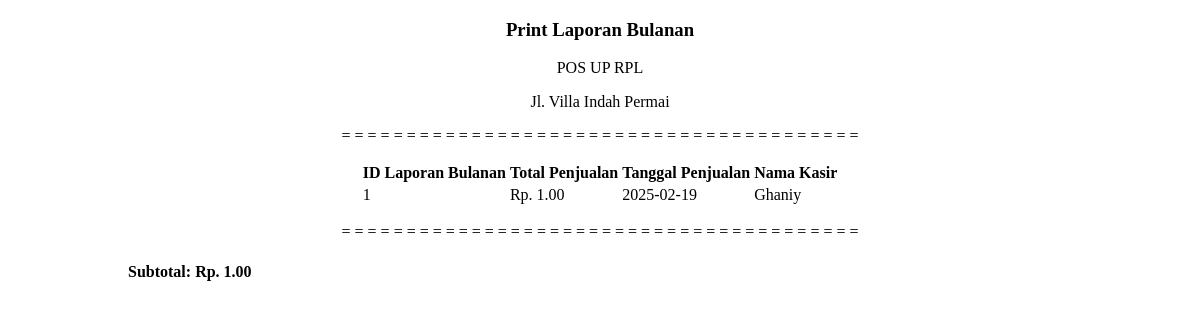
The page /struklaporanbulanan.php on the database its author committed.
### tables this page shows
CREATE TABLE `laporan_bulanan` (
  `id_laporan_bulanan` int(50) NOT NULL,
  `total_penjualan` decimal(10,2) NOT NULL,
  `bulan_penjualan` date NOT NULL,
  `nama_kasir` varchar(255) NOT NULL,
  `id_user` int(50) NOT NULL
);

### struklaporanbulanan.php (the view, shortened to what this page needs)
<?php
include 'koneksi.php';
$laporan = "SELECT * FROM laporan_bulanan";
$perintahlaporan = mysqli_query($koneksi, $laporan);
?>
<!DOCTYPE html>
<html lang="en">
<head>
</head>
<body onload="window.print()">
    <h3>Print Laporan Bulanan</h3>
    <p>POS UP RPL</p>
    <p>Jl. Villa Indah Permai</p>
    <p>= = = = = = = = = = = = = = = = = = = = = = = = = = = = = = = = = = = = = = = =</p>
    <div class="laporanharian">
        <table>
            <thead>
                <tr>
                    <th>ID Laporan Bulanan</th>
                    <th>Total Penjualan</th>
                    <th>Tanggal Penjualan</th>
                    <th>Nama Kasir</th>
                </tr>
            </thead>
            <tbody>
                <tr>
                    <?php while ($tampilkanlaporan = mysqli_fetch_assoc($perintahlaporan)) { ?>
                        <td><?= $tampilkanlaporan['id_laporan_bulanan']; ?></td>
                        <td>Rp. <?= $tampilkanlaporan['total_penjualan']; ?></td>
                        <td><?= $tampilkanlaporan['bulan_penjualan']; ?></td>
                        <td><?= $tampilkanlaporan['nama_kasir']; ?></td>
                </tr>
            </tbody>
        <?php } ?>
        </table>
    </div>
    <?php
    $subtotal = "SELECT SUM(total_penjualan) AS total FROM laporan_bulanan";
    $perintahsub = mysqli_query($koneksi, $subtotal);
    $mintasub = mysqli_fetch_assoc($perintahsub);
    ?>
    <p>= = = = = = = = = = = = = = = = = = = = = = = = = = = = = = = = = = = = = = = =</p>
    <h4>Subtotal: Rp. <?= $mintasub['total'] ?></h4>
</body>
</html>

### struklaporanbulanan.php (style rules this page uses)
h3 { justify-content: center; display: flex; margin-left: auto; margin-right: auto; }
p { justify-content: center; display: flex; margin-left: auto; margin-right: auto; }
.laporanharian { justify-content: center; display: flex; margin-left: auto; margin-right: auto; }
h4 { display: block; margin-left: 120px; }

### rows shown on the page
laporan_bulanan: id_laporan_bulanan "1", total_penjualan "1.00", bulan_penjualan "2025-02-19", nama_kasir "Ghaniy"

### other values the page prints
$mintasub['total'] "1.00"
